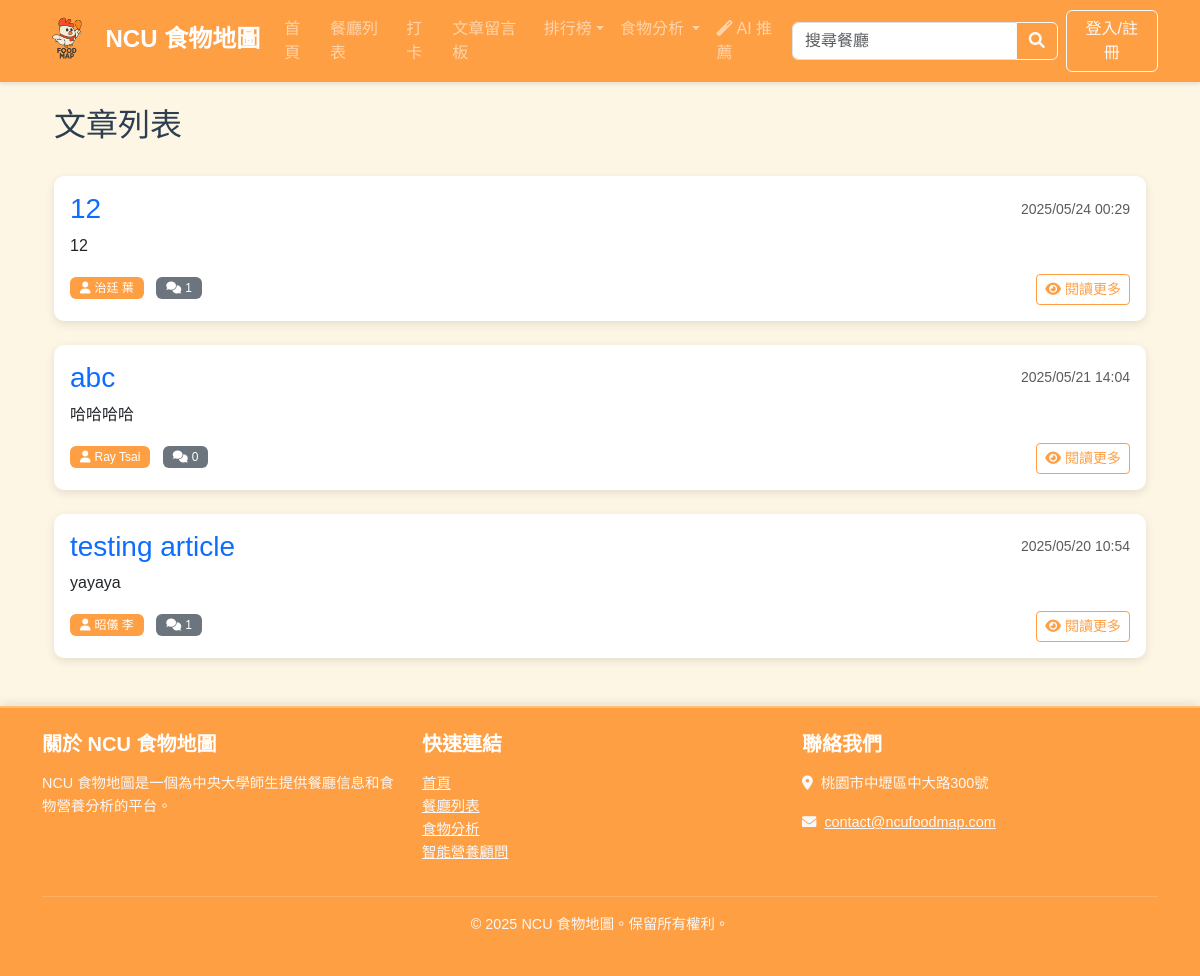
The app's page /article/ with its own data.
### article/models.py (models this page shows, shortened)
class Article(models.Model):
    title = models.CharField(max_length=200, verbose_name='標題')
    content = models.TextField(verbose_name='內容')
    author = models.ForeignKey(User, on_delete=models.CASCADE, verbose_name='作者')
    created_at = models.DateTimeField(auto_now_add=True, verbose_name='建立時間')
    updated_at = models.DateTimeField(auto_now=True, verbose_name='更新時間')
    class Meta:
        ordering = ['-created_at']
        verbose_name = '文章'
        verbose_name_plural = '文章'

### article/views.py (the view)
# urls.py: path('', views.article_list, name='article_list'),
def article_list(request):
    articles = Article.objects.all()
    return render(request, 'article/article_list.html', {'articles': articles})

### templates/article/article_list.html (shortened to what this page needs)
{% extends 'base.html' %}
{% load static %}
{% block content %}
<div class="container">
    <div class="row mb-4">
        <div class="col">
            <h2>文章列表</h2>
        </div>
    </div>
    {% if articles %}
        {% for article in articles %}
        <div class="card mb-4">
            <div class="card-body">
                <div class="d-flex justify-content-between align-items-center mb-2">
                    <h3 class="card-title mb-0">
                        <a href="{% url 'article_detail' article.id %}" class="text-decoration-none">{{ article.title }}</a>
                    </h3>
                    <small class="text-muted">{{ article.created_at|date:"Y/m/d H:i" }}</small>
                </div>
                <p class="card-text">{{ article.content|truncatechars:300 }}</p>
                <div class="d-flex justify-content-between align-items-center">
                    <div>
                        <span class="badge bg-primary me-2">
                            <i class="fas fa-user me-1"></i>{{ article.author.get_full_name|default:article.author.username }}
                        </span>
                        <span class="badge bg-secondary">
                            <i class="fas fa-comments me-1"></i>{{ article.comments.count }}
                        </span>
                    </div>
                    <div>
                        {% if user == article.author %}
                        <a href="{% url 'article_edit' article.id %}" class="btn btn-outline-primary btn-sm me-2">
                            <i class="fas fa-edit me-1"></i>編輯
                        </a>
                        <a href="{% url 'article_delete' article.id %}" class="btn btn-outline-danger btn-sm">
                            <i class="fas fa-trash me-1"></i>刪除
                        </a>
                        {% else %}
                        <a href="{% url 'article_detail' article.id %}" class="btn btn-outline-primary btn-sm">
                            <i class="fas fa-eye me-1"></i>閱讀更多
                        </a>
                        {% endif %}
                    </div>
                </div>
            </div>
        </div>
        {% endfor %}
    {% endif %}
</div>
{% endblock %}

### static/css/style.css (style rules this page uses)
:root { --primary-color: #ff9f43; --secondary-color: #ffbe76; --accent-color: #ff6b6b; --light-color: #fff6e5; --dark-color: #2c3e50; --success-color: #27ae60; --warning-color: #e67e22; --danger-color: #c0392b; --background-color: #fef6e4; }
html, body { height: 100%; }
body { font-family: 'Noto Sans TC', sans-serif; color: var(--dark-color); background-color: var(--background-color); margin: 0; padding: 0; }
.card { border: none; border-radius: 10px; overflow: hidden; box-shadow: 0 3px 10px rgba(0, 0, 0, 0.1); transition: transform 0.3s ease; background-color: #ffffff; }
.badge { font-weight: 500; padding: 5px 10px; margin-right: 5px; margin-bottom: 5px; }
.btn-outline-primary { color: var(--primary-color); border-color: var(--primary-color); }
.bg-primary { background-color: var(--primary-color) !important; }

### templates/base.html (style rules this page uses)
html, body { height: 100%; }

### records on screen
Article: title "12", created_at "2025/05/24 00:29", content "12", author.get_full_name "治廷 葉", comments.count "1", shows "閱讀更多"
Article: title "abc", created_at "2025/05/21 14:04", content "哈哈哈哈", author.get_full_name "Ray Tsai", comments.count "0", shows "閱讀更多"
Article: title "testing article", created_at "2025/05/20 10:54", content "yayaya", author.get_full_name "昭儀 李", comments.count "1", shows "閱讀更多"
